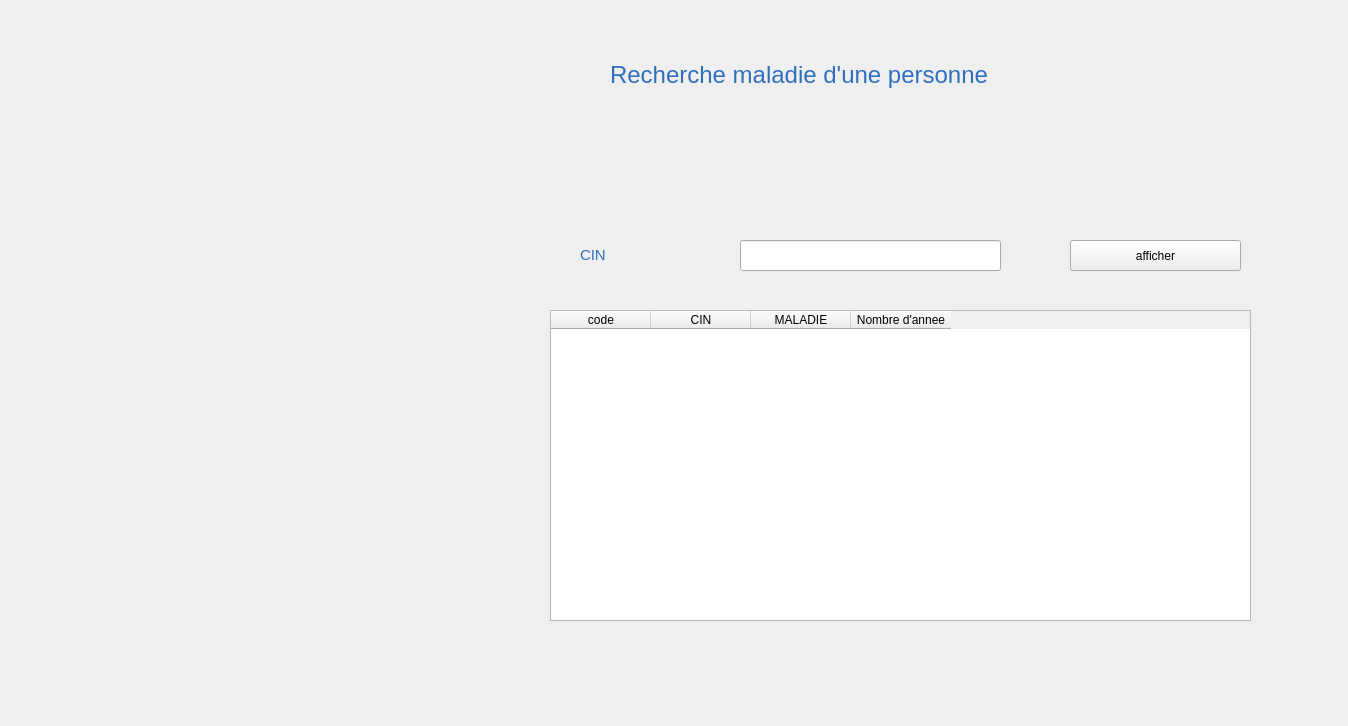
<?xml version="1.0" encoding="UTF-8"?>
<ui version="4.0">
 <class>wrm</class>
 <widget class="QWidget" name="wrm">
  <property name="geometry">
   <rect>
    <x>0</x>
    <y>0</y>
    <width>1348</width>
    <height>726</height>
   </rect>
  </property>
  <property name="windowTitle">
   <string>Form</string>
  </property>
  <property name="styleSheet">
   <string notr="true">#wrm{
	border-image: url(im31.png) 0 0 0 0 stretch stretch;
}</string>
  </property>
  <widget class="QLabel" name="label">
   <property name="geometry">
    <rect>
     <x>610</x>
     <y>30</y>
     <width>521</width>
     <height>91</height>
    </rect>
   </property>
   <property name="text">
    <string>&lt;html&gt;&lt;head/&gt;&lt;body&gt;&lt;p&gt;&lt;span style=&quot; font-size:18pt; color:#306fbd;&quot;&gt;Recherche maladie d'une personne&lt;/span&gt;&lt;/p&gt;&lt;/body&gt;&lt;/html&gt;</string>
   </property>
  </widget>
  <widget class="QLabel" name="label_2">
   <property name="geometry">
    <rect>
     <x>580</x>
     <y>240</y>
     <width>71</width>
     <height>31</height>
    </rect>
   </property>
   <property name="text">
    <string>&lt;html&gt;&lt;head/&gt;&lt;body&gt;&lt;p&gt;&lt;span style=&quot; font-size:11pt; color:#306fbd;&quot;&gt;CIN&lt;/span&gt;&lt;/p&gt;&lt;/body&gt;&lt;/html&gt;</string>
   </property>
  </widget>
  <widget class="QLineEdit" name="cin">
   <property name="geometry">
    <rect>
     <x>740</x>
     <y>240</y>
     <width>261</width>
     <height>31</height>
    </rect>
   </property>
  </widget>
  <widget class="QTableWidget" name="tab">
   <property name="geometry">
    <rect>
     <x>550</x>
     <y>310</y>
     <width>701</width>
     <height>311</height>
    </rect>
   </property>
   <column>
    <property name="text">
     <string>code</string>
    </property>
   </column>
   <column>
    <property name="text">
     <string>CIN</string>
    </property>
   </column>
   <column>
    <property name="text">
     <string>MALADIE</string>
    </property>
   </column>
   <column>
    <property name="text">
     <string>Nombre d'annee</string>
    </property>
   </column>
  </widget>
  <widget class="QPushButton" name="affiche">
   <property name="geometry">
    <rect>
     <x>1070</x>
     <y>240</y>
     <width>171</width>
     <height>31</height>
    </rect>
   </property>
   <property name="text">
    <string>afficher</string>
   </property>
  </widget>
 </widget>
 <resources>
  <include location="resouer.qrc"/>
  <include location="resourcee.qrc"/>
  <include location="resources.qrc"/>
  <include location="resources2.qrc"/>
  <include location="test.qrc"/>
 </resources>
 <connections/>
</ui>
